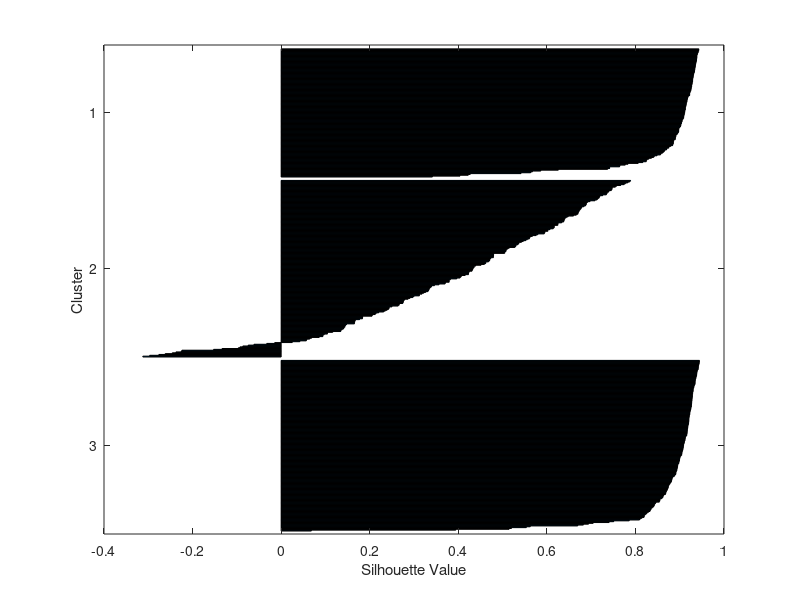
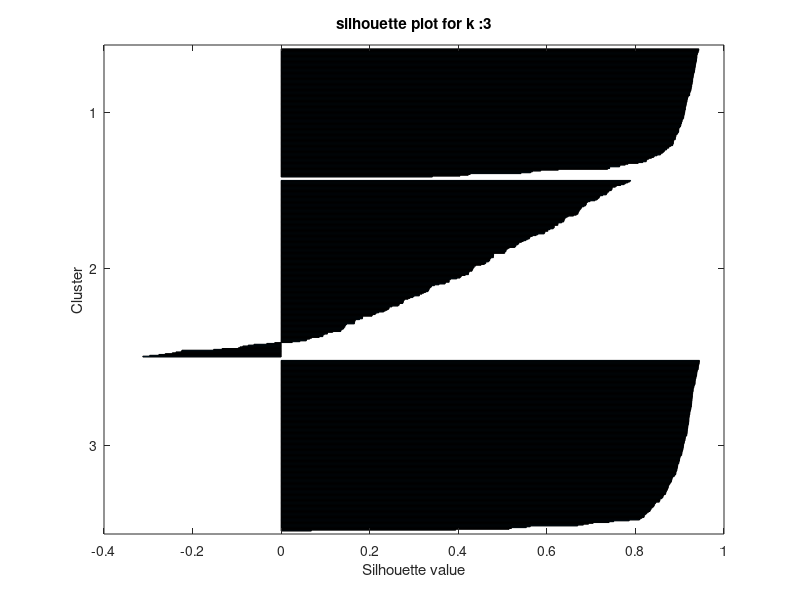
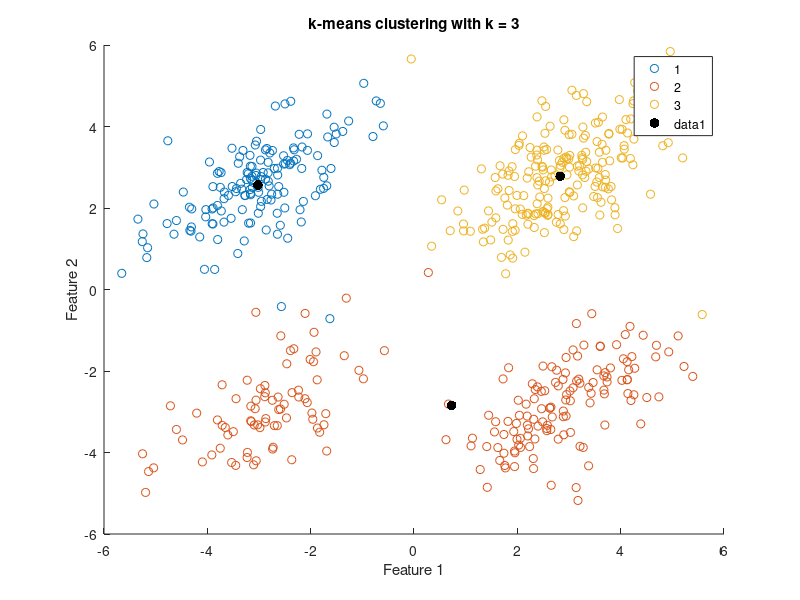
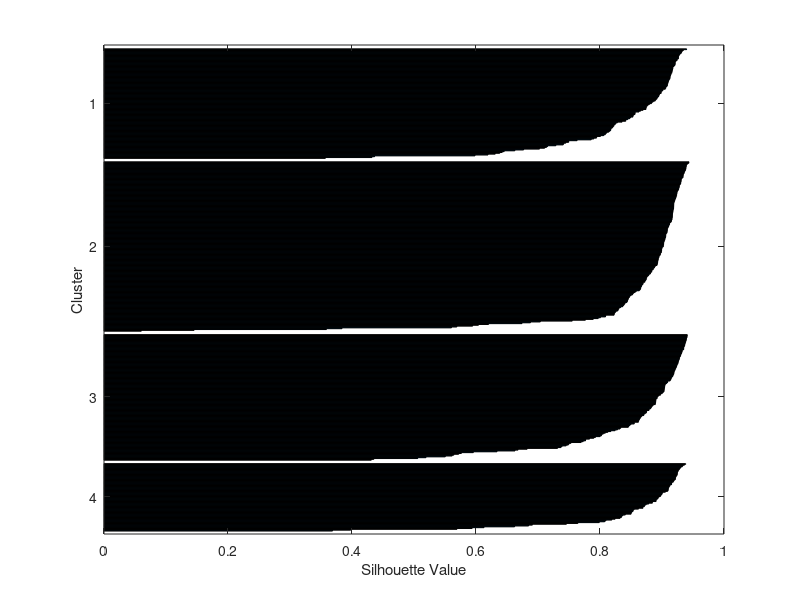

Reproduce these figures in MATLAB, in order.
%loading kmeans
load kmeansdata;

%assing data to a variable 
new_data = X;
%defining k values

k_values = [3,4,5];

%part 2 begins
%%%%%%%%%%%%%%%%%%%%%%%%%%%%%%%%%%%%%%%%%%%%%%%%%%%%%

% %for evaluating matrices
% evl_mtrcs = zeros(length(k_values),1);
% 
% for i =1:length(k_values)
%     %k means clustering for every k value
%     k2 = k_values(i);
%     [indx,c] = kmeans(new_data,k2);
%     %evaluating the clutering perfomance
%     evl_mtrcs(i) = sum(sum(new_data-c(indx,:)));
%     %visualizing 
%     %************************
% 
    % % figure;
    % % gscatter(new_data(:,1),new_data(:,2),indx);
    % % hold on;
    % % %ploting centroids
    % % scatter(c(:,1),c(:,2),100,'k','filled');
    % % title("cluster results");
    % % legend('cluser1','cluster2','cluster3');
    % % hold off;
    % % ***************************
%     if size(new_data,2)<= 3
%         figure;
% 
%         scatter3(new_data(:,1),new_data(:,2),new_data(:,3),[],indx,'filled');
%         title(["k means clustering with k = ",num2str(k2)]);
%          xlabel('Feature 1');
%         ylabel('Feature 2');
%         zlabel('Feature 3');
%         drawnow;
% 
%     end
% 
% end
% 
% [optimal_value, indx_optimal] = min(evl_mtrcs);
% optimal_k = k_values(indx_optimal);
% fprintf('Optimal number of clusters: K = %d\n', optimal_k);
% part 2 end
%%%%%%%%%%%%%%%%%%%%%%%%%%%%%%%%%%%%%%%%%%%%%%%%%%%%%

%part 3

%initializing variables for mean silhouette score
mean_sil_score = zeros(length(k_values),1);

for i =1:length(k_values)
    %k means clustring for every k value
    k2 = k_values(i);
    [indx,centroids] = kmeans(new_data,k2);

    %calculating sihoutte values
    silht_values = silhouette(new_data,indx);
    %calculating 
    mean_sil_score(i) = mean(silht_values);
    %ploting silht values for each cluster 
  
        figure;
        
        silhouette(new_data,indx);
        
        title (["silhouette plot for k :",num2str(k2)]);
        xlabel('Silhouette value');
        ylabel('Cluster');

        %%%%%%%%%%%%%%%%%%%%%%%%%%%%%%%%%%%%%%%%%%%%%%
        %q3 end

  %q4 begin
  %ploting clustrs

  figure;
  gscatter(new_data(:, 1), new_data(:, 2), indx);
  hold on;
  scatter(centroids(:, 1), centroids(:, 2), 50, 'k', 'filled');
  title(['k-means clustering with k = ', num2str(k2)]);
  xlabel('Feature 1');
  ylabel('Feature 2');
  hold off;



   
end
%q5
[bst_Scre,bst_indx] =max(mean_sil_score);
